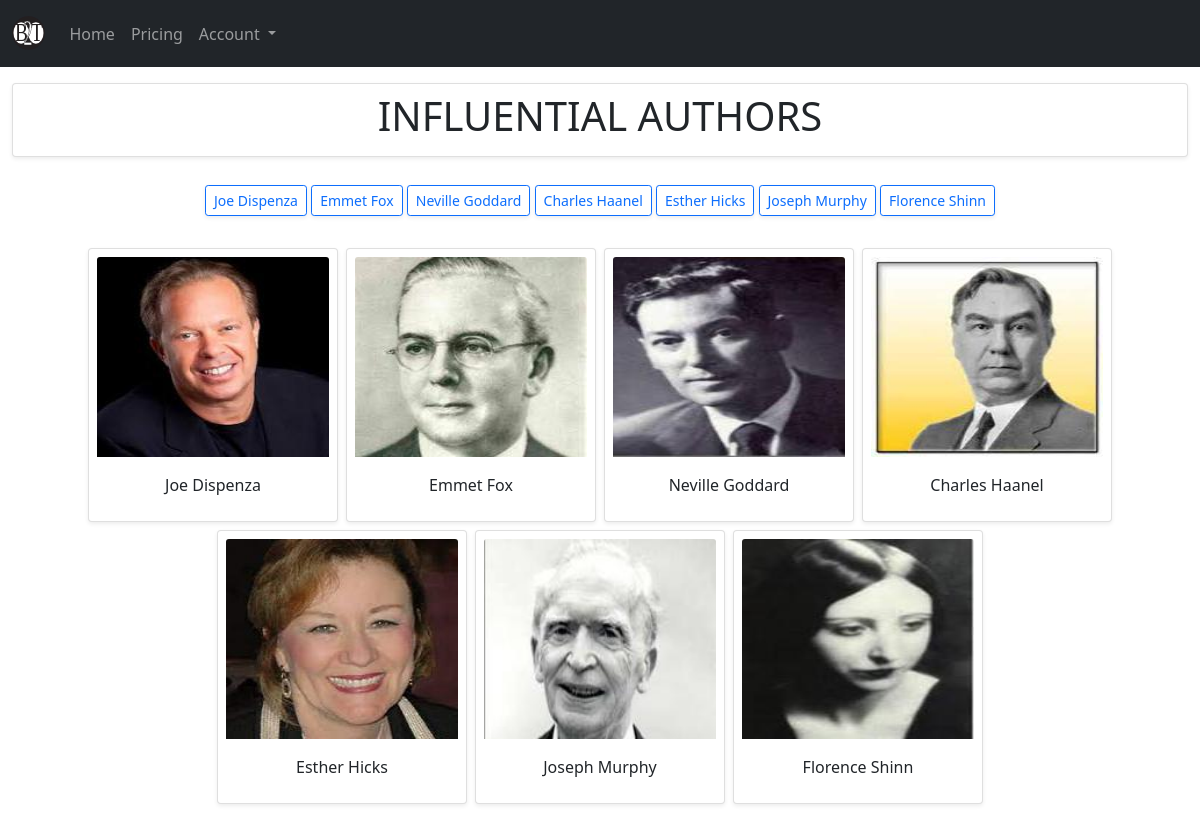
Screenshot of /authors/ with the database file from the repository.
### authors/models.py (models this page shows, shortened)
class Author(models.Model):
    lastname = models.CharField(max_length=50, blank=True, null=True)
    middlename = models.CharField(max_length=50, blank=True, null=True)
    firstname = models.CharField(max_length=50, blank=True, null=True)
    date_added = models.DateTimeField(auto_now_add=True, null=True)
    image = models.ImageField(default='default.jpg', upload_to='author_pics')

### authors/views.py (the view)
# urls.py: path('', authors_home_view, name='authors_home'),
def authors_home_view(request):
    authors = Author.objects.all().order_by('lastname')
    context = {'authors': authors}
    return render(request, "authors/home.html", context)

### authors/templates/authors/home.html
{% extends 'authors/base.html' %}
{% load static %}
{% block content %}
    <div class="card shadow-sm my-3 p-2">
        <h1 class="text-uppercase text-center">Influential Authors</h1>
    </div>
    <div class="container-fluid my-3 p-2">
        <div class="text-center">
            {% for author in authors %}
                <a href="" class="shadow-sm my-1 btn btn-sm btn-outline-primary">{{ author.firstname }} {{ author.lastname }}</a>
            {% endfor %}
            <div class="justify-content-center row my-3 p-2">
                {% for author in authors %}
                    <div class="card shadow-sm mx-1 my-1 p-2" style="width: 250px;">
                        <img src="{{author.image.url}}" class="card-img-top" alt="{{ author.firstname }} {{ author.lastname }} Picture" width="200px" height="200px">
                        <div class="card-body">
                            <p class="card-text">{{ author.firstname }} {{ author.lastname }}</p>
                        </div>
                    </div>
                {% endfor %}
            </div>
        </div>
    </div>
{% endblock %}

### authors/templates/authors/base.html (shortened to what this page needs)
{% extends 'base.html' %}
{% load static %}

### templates/base.html (shortened to what this page needs)
{% load sass_tags %}
{% load static %}
<!doctype html>
<html lang="en">
  <head>
    <link href="https://cdn.jsdelivr.net/npm/bootstrap@5.1.0/dist/css/bootstrap.min.css" rel="stylesheet">
      <link rel="stylesheet" href="{% sass_src 'main/css/main.sass' %}">
  </head>
  <body>
    {% include 'navbar.html' %}
    <div class="container-fluid">
        {% block content %}{% endblock content %}
    </div>
  </body>
</html>

### templates/navbar.html (shortened to what this page needs)
{% load static %}
<nav class="navbar navbar-expand-lg navbar-dark bg-dark">
    <div class="container-fluid">
        <a class="navbar-brand" href="{% url 'home' %}">
            <img src="{% static 'main/img/B2T Logo.svg' %}" alt="Logo" height="40"
                 class="d-inline-block align-text-top"></a>
        <div class="collapse navbar-collapse" id="navbarNavDropdown">
            <ul class="navbar-nav">
                <li class="nav-item">
                    <a class="nav-link" aria-current="page" href="{% url 'home' %}">Home</a>
                </li>
                {% if not request.user.is_authenticated %}
                    <li class="nav-item">
                        <a class="nav-link" href="#">Pricing</a>
                    </li>
                {% endif %}
                <li class="nav-item dropdown">
                    <a class="nav-link dropdown-toggle" href="#" id="navbarDropdownMenuLink" role="button"
                       data-bs-toggle="dropdown" aria-expanded="false">
                        Account
                    </a>
                </li>
            </ul>
        </div>
    </div>
</nav>

### rows the page displays
Author: firstname "Joe", lastname "Dispenza", image (picture)
Author: firstname "Emmet", lastname "Fox", image (picture)
Author: firstname "Neville", lastname "Goddard", image (picture)
Author: firstname "Charles", lastname "Haanel", image (picture)
Author: firstname "Esther", lastname "Hicks", image (picture)
Author: firstname "Joseph", lastname "Murphy", image (picture)
Author: firstname "Florence", lastname "Shinn", image (picture)
